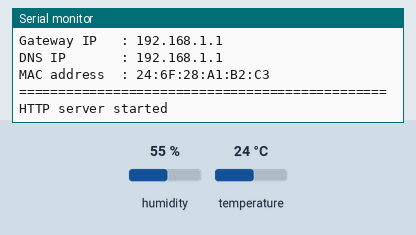
Simulated run of this sketch. Board: ESP8266 (NodeMCU). Parts: the last lines printed to the serial monitor. The inputs (shaded band) are chosen by the test bench; at power-on: humidity 55 %, temperature 24 °C. WiFi joins after 1.5 s; servers stay silent unless stated.

Above: at 2.7 s.
2.8 s: humidity set to 22 %
At 5.9 s:
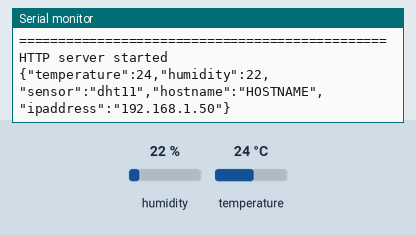
11.5 s: temperature set to 12 °C
At 12.0 s:
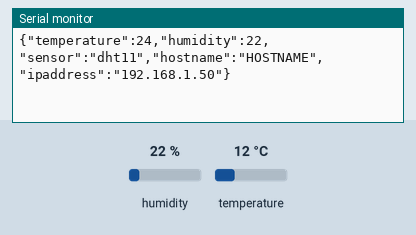
13.0 s: humidity set to 40 %
At 15.9 s:
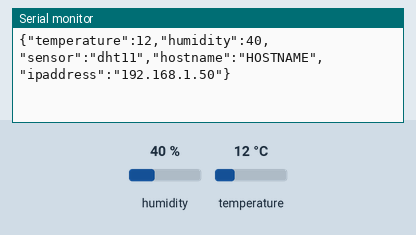

Measured:
- after the input at 2.8 s, the serial monitor: prints a new line after 2.2 s (image 1)
- after the input at 13.0 s, the serial monitor: prints a new line after 2.0 s (image 3)

The sketch:

web_dht11.ino
```cpp
//----------------------------------------------------------------------------
// ライブラリのインストールとコンパイルコマンド
//----------------------------------------------------------------------------
// arduino-cli lib install "DHT sensor library"
// arduino-cli lib install "ArduinoJson"
// bash upload_esp01_web.sh web_dht11/web_dht11.ino wifissid wifipasswd hostname

//----------------------------------------------------------------------------
// ライブラリのインクルード
//----------------------------------------------------------------------------
#include <ESP8266WiFi.h>       // ESP8266用のWiFiライブラリをインクルード
#include <ESP8266WebServer.h>  // Webサーバー機能のためのライブラリをインクルード
#include <ESP8266mDNS.h>       // mDNS機能を使用するためのライブラリをインクルード
#include <DHT.h>               // 温湿度センサーライブラリをインクルード
#include <ArduinoJson.h>       // ArduinoJsonライブラリをインクルード

//----------------------------------------------------------------------------
// 定数と変数の定義
//----------------------------------------------------------------------------
// WiFi SSID、パスワード、ホスト名の設定
const char* ssid     = "WIFISSID"  ; // 自分のWi-Fi SSIDに置き換える
const char* password = "WIFIPASSWD"; // 自分のWi-Fiパスワードに置き換える
const char* hostname = "HOSTNAME"  ; // ESP-01のホスト名

// DHTセンサーの設定
#define DHTPIN 2      // DHTセンサーを接続するピン（GPIO2: ESP-01で使用可能なピン）
#define DHTTYPE DHT11 // DHTセンサーの種類（DHT11 または DHT22）
DHT dht(DHTPIN, DHTTYPE);

// タイマーの変数
unsigned long previousMillis = 0; // 前回のシリアル出力時刻
const long interval = 5000;       // 5秒間隔

ESP8266WebServer server(80); // Webサーバーのインスタンスを作成

//----------------------------------------------------------------------------
// 初期設定
//----------------------------------------------------------------------------
void setup() {

  Serial.begin(115200); // シリアル通信を開始
  dht.begin();          // DHTセンサーの初期化
  connectToWiFi();      // WiFi接続の開始
  setupWebServer();     // Webサーバーの設定

}

//----------------------------------------------------------------------------
// メインループ
//----------------------------------------------------------------------------
void loop() {

  server.handleClient();  // クライアントからの接続を処理
  MDNS.update();          // mDNSサービスの更新
  outputSensorData();     // 5秒ごとにセンサーのデータを出力

}

//----------------------------------------------------------------------------
// WiFi接続関数
//----------------------------------------------------------------------------
void connectToWiFi() {

  WiFi.hostname(hostname);
  WiFi.begin(ssid, password);

  // WiFi接続が完了するまで待機
  while (WiFi.status() != WL_CONNECTED) {
    delay(500);
    Serial.print(".");
  }

  // mDNSサービスの開始
  Serial.println("");
  if (MDNS.begin(hostname)) {
    Serial.println("mDNS responder started");
  } else {
    Serial.println("Error setting up mDNS responder!");
  }

  Serial.print("Connected to ");
  Serial.println(ssid);
  Serial.println("===============================================");
  Serial.println("              Network Details                  ");
  Serial.println("===============================================");
  Serial.print("WebServer    : http://");
  Serial.println(WiFi.localIP());
  Serial.print("Hostname     : http://");
  Serial.print(hostname);
  Serial.println(".local");
  Serial.print("IP address   : ");
  Serial.println(WiFi.localIP());
  Serial.print("Subnet Mask  : ");
  Serial.println(WiFi.subnetMask());
  Serial.print("Gateway IP   : ");
  Serial.println(WiFi.gatewayIP());
  Serial.print("DNS IP       : ");
  Serial.println(WiFi.dnsIP());
  Serial.print("MAC address  : ");
  Serial.println(WiFi.macAddress());
  Serial.println("===============================================");

}

//----------------------------------------------------------------------------
// Webサーバー設定
//----------------------------------------------------------------------------
void setupWebServer() {

  server.on("/", handleRoot); // ルートパスにハンドラを設定
  server.begin();             // Webサーバー開始
  Serial.println("HTTP server started");

}

//----------------------------------------------------------------------------
// ルートパス処理関数
//----------------------------------------------------------------------------
void handleRoot() {

  // センサーのデータをJSON形式で取得
  String jsonResponse = getSensorDataJson();

  // レスポンスをクライアントに送信
  if (jsonResponse.isEmpty()) {
    server.send(500, "text/plain", "Sensor reading failed");
  } else {
    server.send(200, "application/json", jsonResponse);
    Serial.println(jsonResponse);
  }

}

//----------------------------------------------------------------------------
// センサーのデータをJSON形式で取得する関数
//----------------------------------------------------------------------------
String getSensorDataJson() {

  // DHT センサーから温度と湿度を読み取る
  float temperature = dht.readTemperature();
  float humidity    = dht.readHumidity();

  // センサーの読み取りエラーがないか確認
  if (isnan(temperature) || isnan(humidity)) {
    return ""; // エラーがあった場合は空文字を返す
  }

  // JSON形式のレスポンスを作成
  StaticJsonDocument<200> jsonDoc;      // JSONドキュメントを作成
  jsonDoc["temperature"] = temperature; // 温度を設定
  jsonDoc["humidity"]    = humidity;    // 湿度を設定
  jsonDoc["sensor"]      = "dht11";     // センサー名
  jsonDoc["hostname"]    = hostname;    // ホスト名
  jsonDoc["ipaddress"]   = WiFi.localIP().toString(); // IPアドレス

  // JSON形式の文字列を返す
  String jsonResponse;
  serializeJson(jsonDoc, jsonResponse); // JSONドキュメントを文字列にシリアル化
  return jsonResponse;

}

//----------------------------------------------------------------------------
// センサーのデータをシリアル出力する関数
//----------------------------------------------------------------------------
void outputSensorData() {

  unsigned long currentMillis = millis();

  if (currentMillis - previousMillis >= interval) {
    previousMillis = currentMillis; // 現在の時刻を保存

    // センサーのデータをJSON形式で取得しシリアル出力
    String json = getSensorDataJson();
    if (!json.isEmpty()) {
      Serial.println(json);
    } else {
      Serial.println("Sensor reading failed");
    }
  }

}
```
